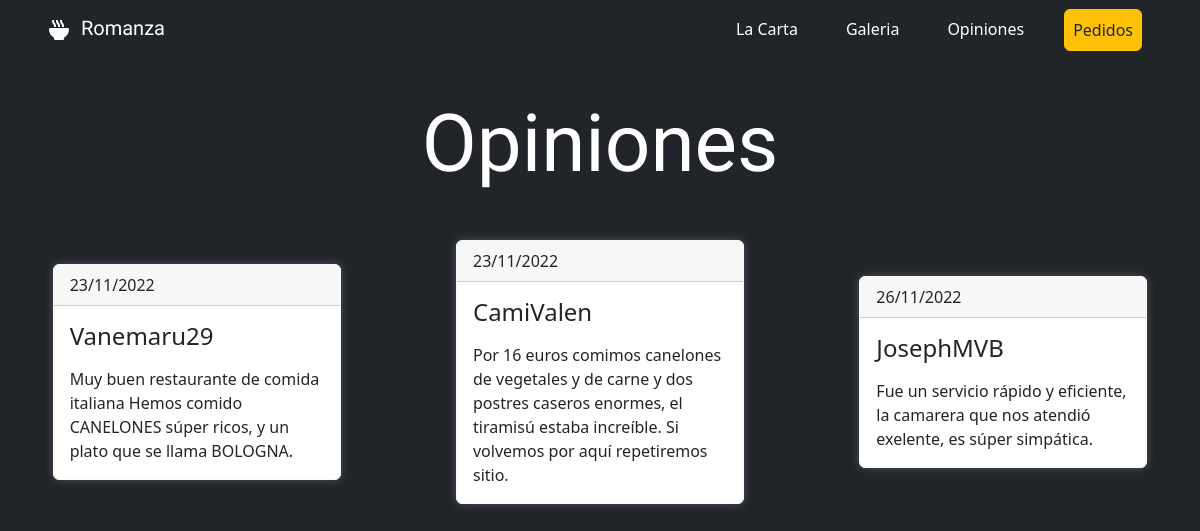
The app's page /index.php?romanza=opiniones, older data.
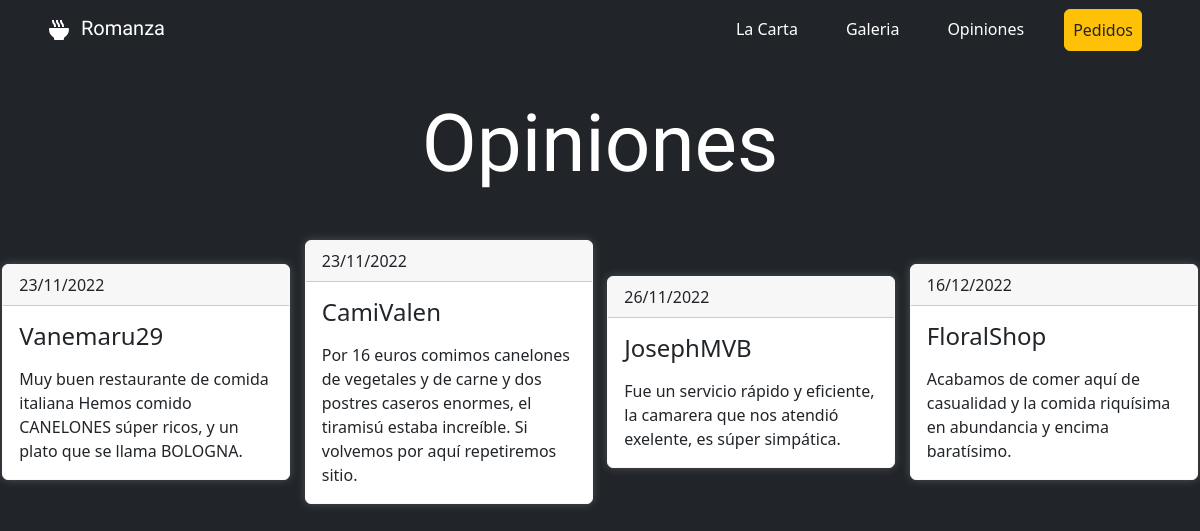
The same page, newer data.
### tables this page shows
CREATE TABLE `opinion` (
  `id_opinion` int(11) NOT NULL,
  `opinion` varchar(200) NOT NULL,
  `id_usuario` int(11) NOT NULL,
  `fecha_registro` date NOT NULL
);

CREATE TABLE `usuario` (
  `id_usuario` int(11) NOT NULL,
  `nombre` varchar(45) NOT NULL,
  `nombre_usuario` varchar(45) NOT NULL,
  `telefono` text NOT NULL,
  `correo` varchar(45) NOT NULL,
  `clave` varchar(45) NOT NULL,
  `id_rol` int(11) NOT NULL,
  `fecha_registro` date NOT NULL
);

### controladores/navegacion.php (called while the page is built)
<?php
    class ControladorDeNavegacion {
        static public function plantilla() {
            include ('vistas/plantilla.php');
        }
        static public function enlacesPaginasC() {
            if (isset($_GET['romanza'])) {
                $modulo = $_GET['romanza'];
            } else {
                $modulo = 'index';
            }
            $respuesta = ModeloDeNavegacion::enlacesPaginasM($modulo);
            include $respuesta;
        }
    }
?>

### index.php (called while the page is built)
<?php
    require_once ('controladores/navegacion.php');
    require_once ('modelos/navegacion.php');
    $mvc = new ControladorDeNavegacion;
    $mvc -> plantilla();
?>

### modelos/conexion.php (called while the page is built, shortened)
<?php
    class Conexion {
        public $servidor = "localhost";
        private $usuario = "root";
        private $password = "";
        private $bd = "romanza";
        private $conexion;
        public function __construct () {
            $this->conexion = new mysqli($this->servidor, $this->usuario, $this->password, $this->bd);
            mysqli_query($this->conexion, "SET NAMES 'utf8'");
        }
        public function conectar () {
            return $this->conexion;
        }
    }
?>

### controladores/Opiniones.php (called while the page is built, shortened)
<?php
    class Opiniones extends Conexion {
        public function __construct () {
            $this->conexion = new Conexion();
            $this->conexion = $this->conexion->conectar();
        }
        public function listaOpn () {
            $sql = mysqli_query($this->conexion, "SELECT * FROM opinion");
            return $sql;
        }
    }
?>

### controladores/Usuarios.php (called while the page is built, shortened)
<?php
class Usuarios extends Conexion {
    public function __construct() {
        $this->conexion = new Conexion();
        $this->conexion = $this->conexion->conectar();
    }
    public function obtenerUser($id_user) {
        $sql = mysqli_query($this->conexion, "SELECT * FROM usuario WHERE id_usuario = '$id_user'");
        return $sql;
    }
}

### controladores/Fechas.php (called while the page is built, shortened)
<?php
    class Fechas {
        public function __construct () {
            $this->conexion = new Conexion();
        }
        public function fechaFormato ($fecha) {
            $formato = date("d/m/Y", strtotime($fecha));
            return $formato;
        }
    }
?>

### vistas/modulos/opiniones.php (the view, shortened to what this page needs)
<?php
    $usuario = new Usuarios();
    $opiniones = new Opiniones();
    $opn = $opiniones -> listaOpn();
    $fecha = new Fechas();
?>
<section class="py-5">
    <h1 class="text-center text-white my-5 display-1 inicio__titulo"> Opiniones </h1>
    <article class="inicio__opiniones-cont">
        <?php
            while ($datos_opinion = mysqli_fetch_array($opn)) {
                $datos2 = $usuario -> obtenerUser($datos_opinion['id_usuario']);
                while ($datos_usuario2 = mysqli_fetch_array($datos2)) {
        ?>
        <div class="inicio__opinion card border-light" style="max-width: 18rem;">
            <div class="card-header"><?= $fecha->fechaFormato($datos_opinion['fecha_registro']) ?></div>
            <div class="card-body">
                <h4 class="card-title mb-3"><?= $datos_usuario2['nombre_usuario'] ?></h5>
                <p class="card-text"><?= $datos_opinion['opinion'] ?></p>
            </div>
        </div>
        <?php
                }
            }
        ?>
    </article>
</section>

Row changes from the older to the newer data that the page shows:
added opinion: fecha_registro "16/12/2022", opinion "Acabamos de comer aquí de casualidad y la comida riquísima en abundancia y encima baratísimo."
now on this page (row unchanged): usuario: nombre_usuario "FloralShop"
